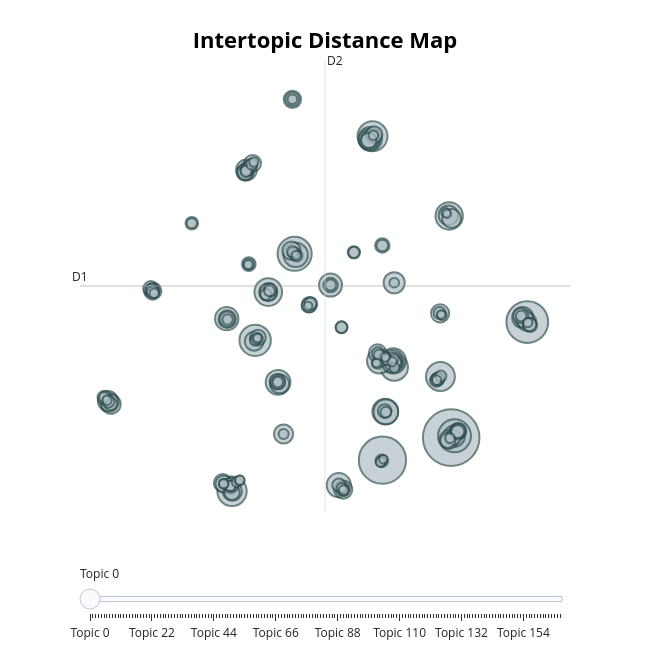

Notebook code cell kept with this figure:
### Code cell
fig = topic_model.visualize_topics()          # interactive
fig.show()

### Figure 1 — Plotly figure (JSON) as saved in the notebook; plotly's stock layout.template omitted (floating-point values rounded to 4 significant figures; data arrays with more than 128 entries replaced by an {"elided": "..."} marker saying what was removed)
{"data": [{"customdata": {"elided": "168x3 mixed values"}, "hovertemplate": "<b>Topic %{customdata[0]}</b><br>%{customdata[1]}<br>Size: %{customdata[2]}", "legendgroup": "", "marker": {"color": "#B0BEC5", "line": {"color": "DarkSlateGrey", "width": 2}, "size": {"elided": "168 int values"}, "sizemode": "area", "sizeref": 0.2781, "symbol": "circle"}, "mode": "markers", "name": "", "orientation": "v", "showlegend": false, "type": "scatter", "x": {"elided": "168 float values"}, "xaxis": "x", "y": {"elided": "168 float values"}, "yaxis": "y"}], "layout": {"annotations": [{"showarrow": false, "text": "D1", "x": -14.26, "y": 5.773, "yshift": 10}, {"showarrow": false, "text": "D2", "x": 4.668, "xshift": 10, "y": 23.03}], "height": 650, "hoverlabel": {"bgcolor": "white", "font": {"family": "Rockwell", "size": 16}}, "legend": {"itemsizing": "constant", "tracegroupgap": 0}, "margin": {"t": 60}, "shapes": [{"line": {"color": "#CFD8DC", "width": 2}, "type": "line", "x0": 4.668, "x1": 4.668, "y0": -11.48, "y1": 23.03}, {"line": {"color": "#9E9E9E", "width": 2}, "type": "line", "x0": -14.26, "x1": 23.59, "y0": 5.773, "y1": 5.773}], "sliders": [{"active": 0, "pad": {"t": 50}, "steps": [{"args": [{"marker.color": {"elided": "1x168 str values"}}], "label": "Topic 0", "method": "update"}, {"args": [{"marker.color": {"elided": "1x168 str values"}}], "label": "Topic 1", "method": "update"}, {"args": [{"marker.color": {"elided": "1x168 str values"}}], "label": "Topic 2", "method": "update"}, {"args": [{"marker.color": {"elided": "1x168 str values"}}], "label": "Topic 3", "method": "update"}, {"args": [{"marker.color": {"elided": "1x168 str values"}}], "label": "Topic 4", "method": "update"}, {"args": [{"marker.color": {"elided": "1x168 str values"}}], "label": "Topic 5", "method": "update"}, {"args": [{"marker.color": {"elided": "1x168 str values"}}], "label": "Topic 6", "method": "update"}, {"args": [{"marker.color": {"elided": "1x168 str values"}}], "label": "Topic 7", "method": "update"}, {"args": [{"marker.color": {"elided": "1x168 str values"}}], "label": "Topic 8", "method": "update"}, {"args": [{"marker.color": {"elided": "1x168 str values"}}], "label": "Topic 9", "method": "update"}, {"args": [{"marker.color": {"elided": "1x168 str values"}}], "label": "Topic 10", "method": "update"}, {"args": [{"marker.color": {"elided": "1x168 str values"}}], "label": "Topic 11", "method": "update"}, {"args": [{"marker.color": {"elided": "1x168 str values"}}], "label": "Topic 12", "method": "update"}, {"args": [{"marker.color": {"elided": "1x168 str values"}}], "label": "Topic 13", "method": "update"}, {"args": [{"marker.color": {"elided": "1x168 str values"}}], "label": "Topic 14", "method": "update"}, {"args": [{"marker.color": {"elided": "1x168 str values"}}], "label": "Topic 15", "method": "update"}, {"args": [{"marker.color": {"elided": "1x168 str values"}}], "label": "Topic 16", "method": "update"}, {"args": [{"marker.color": {"elided": "1x168 str values"}}], "label": "Topic 17", "method": "update"}, {"args": [{"marker.color": {"elided": "1x168 str values"}}], "label": "Topic 18", "method": "update"}, {"args": [{"marker.color": {"elided": "1x168 str values"}}], "label": "Topic 19", "method": "update"}, {"args": [{"marker.color": {"elided": "1x168 str values"}}], "label": "Topic 20", "method": "update"}, {"args": [{"marker.color": {"elided": "1x168 str values"}}], "label": "Topic 21", "method": "update"}, {"args": [{"marker.color": {"elided": "1x168 str values"}}], "label": "Topic 22", "method": "update"}, {"args": [{"marker.color": {"elided": "1x168 str values"}}], "label": "Topic 23", "method": "update"}, {"args": [{"marker.color": {"elided": "1x168 str values"}}], "label": "Topic 24", "method": "update"}, {"args": [{"marker.color": {"elided": "1x168 str values"}}], "label": "Topic 25", "method": "update"}, {"args": [{"marker.color": {"elided": "1x168 str values"}}], "label": "Topic 26", "method": "update"}, {"args": [{"marker.color": {"elided": "1x168 str values"}}], "label": "Topic 27", "method": "update"}, {"args": [{"marker.color": {"elided": "1x168 str values"}}], "label": "Topic 28", "method": "update"}, {"args": [{"marker.color": {"elided": "1x168 str values"}}], "label": "Topic 29", "method": "update"}, {"args": [{"marker.color": {"elided": "1x168 str values"}}], "label": "Topic 30", "method": "update"}, {"args": [{"marker.color": {"elided": "1x168 str values"}}], "label": "Topic 31", "method": "update"}, {"args": [{"marker.color": {"elided": "1x168 str values"}}], "label": "Topic 32", "method": "update"}, {"args": [{"marker.color": {"elided": "1x168 str values"}}], "label": "Topic 33", "method": "update"}, {"args": [{"marker.color": {"elided": "1x168 str values"}}], "label": "Topic 34", "method": "update"}, {"args": [{"marker.color": {"elided": "1x168 str values"}}], "label": "Topic 35", "method": "update"}, {"args": [{"marker.color": {"elided": "1x168 str values"}}], "label": "Topic 36", "method": "update"}, {"args": [{"marker.color": {"elided": "1x168 str values"}}], "label": "Topic 37", "method": "update"}, {"args": [{"marker.color": {"elided": "1x168 str values"}}], "label": "Topic 38", "method": "update"}, {"args": [{"marker.color": {"elided": "1x168 str values"}}], "label": "Topic 39", "method": "update"}, {"args": [{"marker.color": {"elided": "1x168 str values"}}], "label": "Topic 40", "method": "update"}, {"args": [{"marker.color": {"elided": "1x168 str values"}}], "label": "Topic 41", "method": "update"}, {"args": [{"marker.color": {"elided": "1x168 str values"}}], "label": "Topic 42", "method": "update"}, {"args": [{"marker.color": {"elided": "1x168 str values"}}], "label": "Topic 43", "method": "update"}, {"args": [{"marker.color": {"elided": "1x168 str values"}}], "label": "Topic 44", "method": "update"}, {"args": [{"marker.color": {"elided": "1x168 str values"}}], "label": "Topic 45", "method": "update"}, {"args": [{"marker.color": {"elided": "1x168 str values"}}], "label": "Topic 46", "method": "update"}, {"args": [{"marker.color": {"elided": "1x168 str values"}}], "label": "Topic 47", "method": "update"}, {"args": [{"marker.color": {"elided": "1x168 str values"}}], "label": "Topic 48", "method": "update"}, {"args": [{"marker.color": {"elided": "1x168 str values"}}], "label": "Topic 49", "method": "update"}, {"args": [{"marker.color": {"elided": "1x168 str values"}}], "label": "Topic 50", "method": "update"}, {"args": [{"marker.color": {"elided": "1x168 str values"}}], "label": "Topic 51", "method": "update"}, {"args": [{"marker.color": {"elided": "1x168 str values"}}], "label": "Topic 52", "method": "update"}, {"args": [{"marker.color": {"elided": "1x168 str values"}}], "label": "Topic 53", "method": "update"}, {"args": [{"marker.color": {"elided": "1x168 str values"}}], "label": "Topic 54", "method": "update"}, {"args": [{"marker.color": {"elided": "1x168 str values"}}], "label": "Topic 55", "method": "update"}, {"args": [{"marker.color": {"elided": "1x168 str values"}}], "label": "Topic 56", "method": "update"}, {"args": [{"marker.color": {"elided": "1x168 str values"}}], "label": "Topic 57", "method": "update"}, {"args": [{"marker.color": {"elided": "1x168 str values"}}], "label": "Topic 58", "method": "update"}, {"args": [{"marker.color": {"elided": "1x168 str values"}}], "label": "Topic 59", "method": "update"}, {"args": [{"marker.color": {"elided": "1x168 str values"}}], "label": "Topic 60", "method": "update"}, {"args": [{"marker.color": {"elided": "1x168 str values"}}], "label": "Topic 61", "method": "update"}, {"args": [{"marker.color": {"elided": "1x168 str values"}}], "label": "Topic 62", "method": "update"}, {"args": [{"marker.color": {"elided": "1x168 str values"}}], "label": "Topic 63", "method": "update"}, {"args": [{"marker.color": {"elided": "1x168 str values"}}], "label": "Topic 64", "method": "update"}, {"args": [{"marker.color": {"elided": "1x168 str values"}}], "label": "Topic 65", "method": "update"}, {"args": [{"marker.color": {"elided": "1x168 str values"}}], "label": "Topic 66", "method": "update"}, {"args": [{"marker.color": {"elided": "1x168 str values"}}], "label": "Topic 67", "method": "update"}, {"args": [{"marker.color": {"elided": "1x168 str values"}}], "label": "Topic 68", "method": "update"}, {"args": [{"marker.color": {"elided": "1x168 str values"}}], "label": "Topic 69", "method": "update"}, {"args": [{"marker.color": {"elided": "1x168 str values"}}], "label": "Topic 70", "method": "update"}, {"args": [{"marker.color": {"elided": "1x168 str values"}}], "label": "Topic 71", "method": "update"}, {"args": [{"marker.color": {"elided": "1x168 str values"}}], "label": "Topic 72", "method": "update"}, {"args": [{"marker.color": {"elided": "1x168 str values"}}], "label": "Topic 73", "method": "update"}, {"args": [{"marker.color": {"elided": "1x168 str values"}}], "label": "Topic 74", "method": "update"}, {"args": [{"marker.color": {"elided": "1x168 str values"}}], "label": "Topic 75", "method": "update"}, {"args": [{"marker.color": {"elided": "1x168 str values"}}], "label": "Topic 76", "method": "update"}, {"args": [{"marker.color": {"elided": "1x168 str values"}}], "label": "Topic 77", "method": "update"}, {"args": [{"marker.color": {"elided": "1x168 str values"}}], "label": "Topic 78", "method": "update"}, {"args": [{"marker.color": {"elided": "1x168 str values"}}], "label": "Topic 79", "method": "update"}, {"args": [{"marker.color": {"elided": "1x168 str values"}}], "label": "Topic 80", "method": "update"}, {"args": [{"marker.color": {"elided": "1x168 str values"}}], "label": "Topic 81", "method": "update"}, {"args": [{"marker.color": {"elided": "1x168 str values"}}], "label": "Topic 82", "method": "update"}, {"args": [{"marker.color": {"elided": "1x168 str values"}}], "label": "Topic 83", "method": "update"}, {"args": [{"marker.color": {"elided": "1x168 str values"}}], "label": "Topic 84", "method": "update"}, {"args": [{"marker.color": {"elided": "1x168 str values"}}], "label": "Topic 85", "method": "update"}, {"args": [{"marker.color": {"elided": "1x168 str values"}}], "label": "Topic 86", "method": "update"}, {"args": [{"marker.color": {"elided": "1x168 str values"}}], "label": "Topic 87", "method": "update"}, {"args": [{"marker.color": {"elided": "1x168 str values"}}], "label": "Topic 88", "method": "update"}, {"args": [{"marker.color": {"elided": "1x168 str values"}}], "label": "Topic 89", "method": "update"}, {"args": [{"marker.color": {"elided": "1x168 str values"}}], "label": "Topic 90", "method": "update"}, {"args": [{"marker.color": {"elided": "1x168 str values"}}], "label": "Topic 91", "method": "update"}, {"args": [{"marker.color": {"elided": "1x168 str values"}}], "label": "Topic 92", "method": "update"}, {"args": [{"marker.color": {"elided": "1x168 str values"}}], "label": "Topic 93", "method": "update"}, {"args": [{"marker.color": {"elided": "1x168 str values"}}], "label": "Topic 94", "method": "update"}, {"args": [{"marker.color": {"elided": "1x168 str values"}}], "label": "Topic 95", "method": "update"}, {"args": [{"marker.color": {"elided": "1x168 str values"}}], "label": "Topic 96", "method": "update"}, {"args": [{"marker.color": {"elided": "1x168 str values"}}], "label": "Topic 97", "method": "update"}, {"args": [{"marker.color": {"elided": "1x168 str values"}}], "label": "Topic 98", "method": "update"}, {"args": [{"marker.color": {"elided": "1x168 str values"}}], "label": "Topic 99", "method": "update"}, {"args": [{"marker.color": {"elided": "1x168 str values"}}], "label": "Topic 100", "method": "update"}, {"args": [{"marker.color": {"elided": "1x168 str values"}}], "label": "Topic 101", "method": "update"}, {"args": [{"marker.color": {"elided": "1x168 str values"}}], "label": "Topic 102", "method": "update"}, {"args": [{"marker.color": {"elided": "1x168 str values"}}], "label": "Topic 103", "method": "update"}, {"args": [{"marker.color": {"elided": "1x168 str values"}}], "label": "Topic 104", "method": "update"}, {"args": [{"marker.color": {"elided": "1x168 str values"}}], "label": "Topic 105", "method": "update"}, {"args": [{"marker.color": {"elided": "1x168 str values"}}], "label": "Topic 106", "method": "update"}, {"args": [{"marker.color": {"elided": "1x168 str values"}}], "label": "Topic 107", "method": "update"}, {"args": [{"marker.color": {"elided": "1x168 str values"}}], "label": "Topic 108", "method": "update"}, {"args": [{"marker.color": {"elided": "1x168 str values"}}], "label": "Topic 109", "method": "update"}, {"args": [{"marker.color": {"elided": "1x168 str values"}}], "label": "Topic 110", "method": "update"}, {"args": [{"marker.color": {"elided": "1x168 str values"}}], "label": "Topic 111", "method": "update"}, {"args": [{"marker.color": {"elided": "1x168 str values"}}], "label": "Topic 112", "method": "update"}, {"args": [{"marker.color": {"elided": "1x168 str values"}}], "label": "Topic 113", "method": "update"}, {"args": [{"marker.color": {"elided": "1x168 str values"}}], "label": "Topic 114", "method": "update"}, {"args": [{"marker.color": {"elided": "1x168 str values"}}], "label": "Topic 115", "method": "update"}, {"args": [{"marker.color": {"elided": "1x168 str values"}}], "label": "Topic 116", "method": "update"}, {"args": [{"marker.color": {"elided": "1x168 str values"}}], "label": "Topic 117", "method": "update"}, {"args": [{"marker.color": {"elided": "1x168 str values"}}], "label": "Topic 118", "method": "update"}, {"args": [{"marker.color": {"elided": "1x168 str values"}}], "label": "Topic 119", "method": "update"}, {"args": [{"marker.color": {"elided": "1x168 str values"}}], "label": "Topic 120", "method": "update"}, {"args": [{"marker.color": {"elided": "1x168 str values"}}], "label": "Topic 121", "method": "update"}, {"args": [{"marker.color": {"elided": "1x168 str values"}}], "label": "Topic 122", "method": "update"}, {"args": [{"marker.color": {"elided": "1x168 str values"}}], "label": "Topic 123", "method": "update"}, {"args": [{"marker.color": {"elided": "1x168 str values"}}], "label": "Topic 124", "method": "update"}, {"args": [{"marker.color": {"elided": "1x168 str values"}}], "label": "Topic 125", "method": "update"}, {"args": [{"marker.color": {"elided": "1x168 str values"}}], "label": "Topic 126", "method": "update"}, {"args": [{"marker.color": {"elided": "1x168 str values"}}], "label": "Topic 127", "method": "update"}, {"args": [{"marker.color": {"elided": "1x168 str values"}}], "label": "Topic 128", "method": "update"}, {"args": [{"marker.color": {"elided": "1x168 str values"}}], "label": "Topic 129", "method": "update"}, {"args": [{"marker.color": {"elided": "1x168 str values"}}], "label": "Topic 130", "method": "update"}, {"args": [{"marker.color": {"elided": "1x168 str values"}}], "label": "Topic 131", "method": "update"}, {"args": [{"marker.color": {"elided": "1x168 str values"}}], "label": "Topic 132", "method": "update"}, {"args": [{"marker.color": {"elided": "1x168 str values"}}], "label": "Topic 133", "method": "update"}, {"args": [{"marker.color": {"elided": "1x168 str values"}}], "label": "Topic 134", "method": "update"}, {"args": [{"marker.color": {"elided": "1x168 str values"}}], "label": "Topic 135", "method": "update"}, {"args": [{"marker.color": {"elided": "1x168 str values"}}], "label": "Topic 136", "method": "update"}, {"args": [{"marker.color": {"elided": "1x168 str values"}}], "label": "Topic 137", "method": "update"}, {"args": [{"marker.color": {"elided": "1x168 str values"}}], "label": "Topic 138", "method": "update"}, {"args": [{"marker.color": {"elided": "1x168 str values"}}], "label": "Topic 139", "method": "update"}, {"args": [{"marker.color": {"elided": "1x168 str values"}}], "label": "Topic 140", "method": "update"}, {"args": [{"marker.color": {"elided": "1x168 str values"}}], "label": "Topic 141", "method": "update"}, {"args": [{"marker.color": {"elided": "1x168 str values"}}], "label": "Topic 142", "method": "update"}, {"args": [{"marker.color": {"elided": "1x168 str values"}}], "label": "Topic 143", "method": "update"}, {"args": [{"marker.color": {"elided": "1x168 str values"}}], "label": "Topic 144", "method": "update"}, {"args": [{"marker.color": {"elided": "1x168 str values"}}], "label": "Topic 145", "method": "update"}, {"args": [{"marker.color": {"elided": "1x168 str values"}}], "label": "Topic 146", "method": "update"}, {"args": [{"marker.color": {"elided": "1x168 str values"}}], "label": "Topic 147", "method": "update"}, {"args": [{"marker.color": {"elided": "1x168 str values"}}], "label": "Topic 148", "method": "update"}, {"args": [{"marker.color": {"elided": "1x168 str values"}}], "label": "Topic 149", "method": "update"}, {"args": [{"marker.color": {"elided": "1x168 str values"}}], "label": "Topic 150", "method": "update"}, {"args": [{"marker.color": {"elided": "1x168 str values"}}], "label": "Topic 151", "method": "update"}, {"args": [{"marker.color": {"elided": "1x168 str values"}}], "label": "Topic 152", "method": "update"}, {"args": [{"marker.color": {"elided": "1x168 str values"}}], "label": "Topic 153", "method": "update"}, {"args": [{"marker.color": {"elided": "1x168 str values"}}], "label": "Topic 154", "method": "update"}, {"args": [{"marker.color": {"elided": "1x168 str values"}}], "label": "Topic 155", "method": "update"}, {"args": [{"marker.color": {"elided": "1x168 str values"}}], "label": "Topic 156", "method": "update"}, {"args": [{"marker.color": {"elided": "1x168 str values"}}], "label": "Topic 157", "method": "update"}, {"args": [{"marker.color": {"elided": "1x168 str values"}}], "label": "Topic 158", "method": "update"}, {"args": [{"marker.color": {"elided": "1x168 str values"}}], "label": "Topic 159", "method": "update"}, {"args": [{"marker.color": {"elided": "1x168 str values"}}], "label": "Topic 160", "method": "update"}, {"args": [{"marker.color": {"elided": "1x168 str values"}}], "label": "Topic 161", "method": "update"}, {"args": [{"marker.color": {"elided": "1x168 str values"}}], "label": "Topic 162", "method": "update"}, {"args": [{"marker.color": {"elided": "1x168 str values"}}], "label": "Topic 163", "method": "update"}, {"args": [{"marker.color": {"elided": "1x168 str values"}}], "label": "Topic 164", "method": "update"}, {"args": [{"marker.color": {"elided": "1x168 str values"}}], "label": "Topic 165", "method": "update"}, {"args": [{"marker.color": {"elided": "1x168 str values"}}], "label": "Topic 166", "method": "update"}, {"args": [{"marker.color": {"elided": "1x168 str values"}}], "label": "Topic 167", "method": "update"}]}], "title": {"font": {"color": "Black", "size": 22}, "text": "<b>Intertopic Distance Map</b>", "x": 0.5, "xanchor": "center", "y": 0.95, "yanchor": "top"}, "width": 650, "xaxis": {"anchor": "y", "domain": [0, 1], "range": [-14.26, 23.59], "title": {"text": ""}, "visible": false}, "yaxis": {"anchor": "x", "domain": [0, 1], "range": [-11.48, 23.03], "title": {"text": ""}, "visible": false}}}
